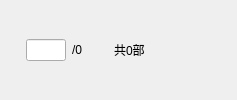
            <widget class="QWidget" name="widget_MS_Op" native="true">
             <property name="minimumSize">
              <size>
               <width>0</width>
               <height>0</height>
              </size>
             </property>
             <layout class="QHBoxLayout" name="horizontalLayout_6">
              <property name="leftMargin">
               <number>0</number>
              </property>
              <property name="topMargin">
               <number>0</number>
              </property>
              <property name="rightMargin">
               <number>0</number>
              </property>
              <property name="bottomMargin">
               <number>0</number>
              </property>
              <item>
               <widget class="QPushButton" name="pushButton_MS_PrePage">
                <property name="sizePolicy">
                 <sizepolicy hsizetype="Fixed" vsizetype="Fixed">
                  <horstretch>0</horstretch>
                  <verstretch>0</verstretch>
                 </sizepolicy>
                </property>
                <property name="minimumSize">
                 <size>
                  <width>20</width>
                  <height>20</height>
                 </size>
                </property>
                <property name="maximumSize">
                 <size>
                  <width>20</width>
                  <height>20</height>
                 </size>
                </property>
                <property name="styleSheet">
                 <string notr="true">#pushButton_MS_PrePage
{
  border: 0px;
}</string>
                </property>
                <property name="text">
                 <string notr="true"/>
                </property>
                <property name="icon">
                 <iconset>
                  <normalon>:/File/img/left_enable.png</normalon>
                 </iconset>
                </property>
                <property name="iconSize">
                 <size>
                  <width>20</width>
                  <height>20</height>
                 </size>
                </property>
               </widget>
              </item>
              <item>
               <widget class="QLineEdit" name="lineEdit_MS_Page">
                <property name="maximumSize">
                 <size>
                  <width>40</width>
                  <height>16777215</height>
                 </size>
                </property>
                <property name="alignment">
                 <set>Qt::AlignRight|Qt::AlignTrailing|Qt::AlignVCenter</set>
                </property>
               </widget>
              </item>
              <item>
               <widget class="QLabel" name="label_MS_PageTotal">
                <property name="text">
                 <string notr="true">/0</string>
                </property>
               </widget>
              </item>
              <item>
               <widget class="QPushButton" name="pushButton_MS_NextPage">
                <property name="sizePolicy">
                 <sizepolicy hsizetype="Fixed" vsizetype="Fixed">
                  <horstretch>0</horstretch>
                  <verstretch>0</verstretch>
                 </sizepolicy>
                </property>
                <property name="minimumSize">
                 <size>
                  <width>20</width>
                  <height>20</height>
                 </size>
                </property>
                <property name="maximumSize">
                 <size>
                  <width>20</width>
                  <height>20</height>
                 </size>
                </property>
                <property name="styleSheet">
                 <string notr="true">#pushButton_MS_NextPage
{
  border: 0px;
}</string>
                </property>
                <property name="text">
                 <string notr="true"/>
                </property>
                <property name="icon">
                 <iconset>
                  <normalon>:/File/img/right_enable.png</normalon>
                 </iconset>
                </property>
                <property name="iconSize">
                 <size>
                  <width>20</width>
                  <height>20</height>
                 </size>
                </property>
               </widget>
              </item>
              <item>
               <widget class="QLabel" name="label_MS_Total">
                <property name="text">
                 <string notr="true">共0部</string>
                </property>
               </widget>
              </item>
              <item>
               <spacer name="hSpacer_MS_Op">
                <property name="orientation">
                 <enum>Qt::Horizontal</enum>
                </property>
                <property name="sizeHint" stdset="0">
                 <size>
                  <width>40</width>
                  <height>20</height>
                 </size>
                </property>
               </spacer>
              </item>
              <item>
               <widget class="QPushButton" name="pushButton_MS_New">
                <property name="sizePolicy">
                 <sizepolicy hsizetype="Fixed" vsizetype="Fixed">
                  <horstretch>0</horstretch>
                  <verstretch>0</verstretch>
                 </sizepolicy>
                </property>
                <property name="minimumSize">
                 <size>
                  <width>20</width>
                  <height>20</height>
                 </size>
                </property>
                <property name="maximumSize">
                 <size>
                  <width>20</width>
                  <height>20</height>
                 </size>
                </property>
                <property name="styleSheet">
                 <string notr="true">#pushButton_MS_New
{
  border: 0px;
}</string>
                </property>
                <property name="text">
                 <string notr="true"/>
                </property>
                <property name="icon">
                 <iconset>
                  <normalon>:/File/img/add_enable.png</normalon>
                 </iconset>
                </property>
                <property name="iconSize">
                 <size>
                  <width>20</width>
                  <height>20</height>
                 </size>
                </property>
               </widget>
              </item>
              <item>
               <widget class="QPushButton" name="pushButton_MS_Delete">
                <property name="sizePolicy">
                 <sizepolicy hsizetype="Fixed" vsizetype="Fixed">
                  <horstretch>0</horstretch>
                  <verstretch>0</verstretch>
                 </sizepolicy>
                </property>
                <property name="minimumSize">
                 <size>
                  <width>20</width>
                  <height>20</height>
                 </size>
                </property>
                <property name="maximumSize">
                 <size>
                  <width>20</width>
                  <height>20</height>
                 </size>
                </property>
                <property name="styleSheet">
                 <string notr="true">#pushButton_MS_Delete
{
  border: 0px;
}</string>
                </property>
                <property name="text">
                 <string notr="true"/>
                </property>
                <property name="icon">
                 <iconset>
                  <normalon>:/File/img/delete_enable.png</normalon>
                 </iconset>
                </property>
                <property name="iconSize">
                 <size>
                  <width>20</width>
                  <height>20</height>
                 </size>
                </property>
               </widget>
              </item>
             </layout>
            </widget>
